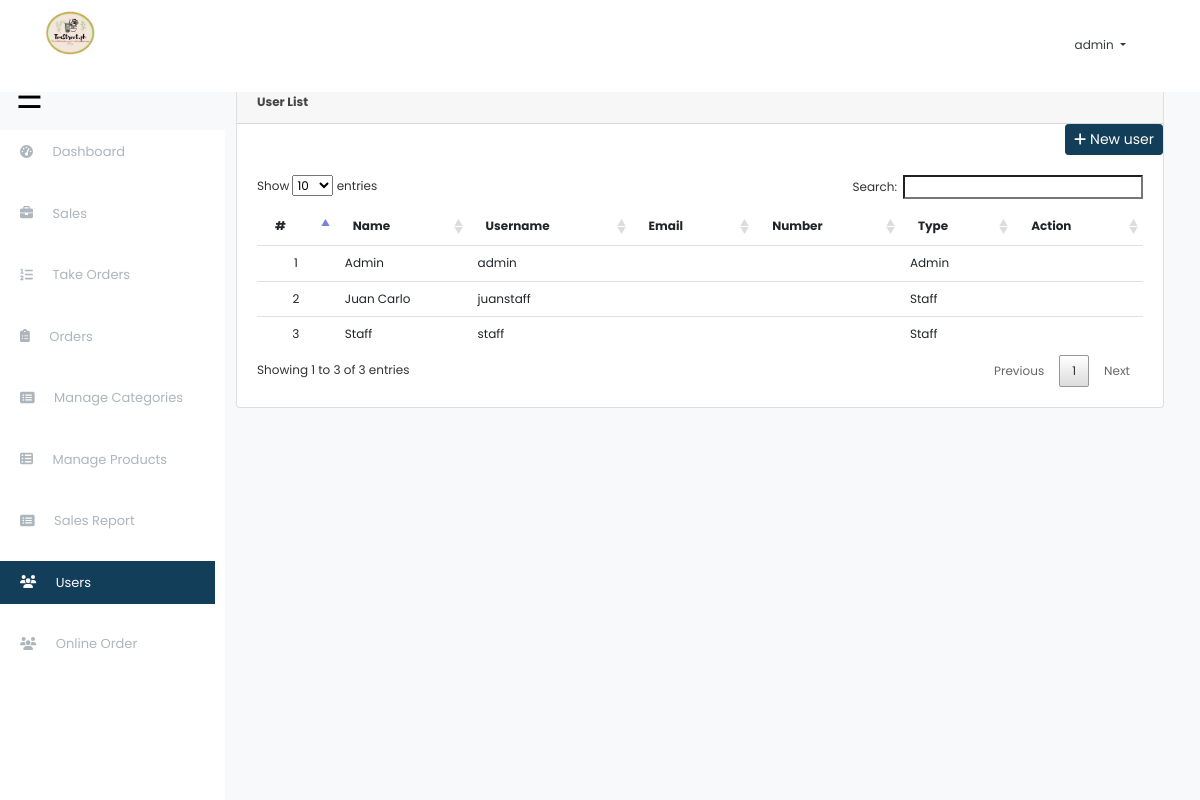
The page /index.php?page=users (signed in) on the database its author committed.
### tables this page shows
CREATE TABLE `users` (
  `id` int(30) NOT NULL,
  `name` text NOT NULL,
  `username` varchar(200) NOT NULL,
  `email` varchar(255) NOT NULL,
  `number` varchar(15) NOT NULL,
  `password` text NOT NULL,
  `type` tinyint(1) NOT NULL DEFAULT 3 COMMENT '0=SuperAdmin,1=Admin,2=Staff,3=Customer'
);

### users.php (the view, shortened to what this page needs)
<div class="container-fluid">
    <br>
    <div class="col-lg-12">
        <div class="card ">
            <div class="card-header"><b>User List</b></div>
            <div class="row">
                <div class="col-lg-12">
                    <button class="btn btn-primary float-right btn-sm" id="new_user"><i class="fa fa-plus"></i> New user</button>
                </div>
            </div>
            <div class="card-body">
                <table class="table table-hover">
                    <thead>
                        <tr>
                            <th>#</th>
                            <th>Name</th>
                            <th>Username</th>
                            <th>Email</th>
                            <th>Number</th>
                            <th>Type</th>
                            <th>Action</th>
                        </tr>
                    </thead>
                    <tbody>
                        <?php
                            include 'db_connect.php';
                            $type = array("", "Admin", "Staff", "Customer");
                            $users = $conn->query("SELECT * FROM users WHERE type != 0 ORDER BY name ASC");
                            $i = 1;
                            while($row = $users->fetch_assoc()):
                        ?>
                        <tr>
                            <td class="text-center">
                                <?php echo $i++ ?>
                            </td>
                            <td>
                                <?php echo ucwords($row['name']) ?>
                            </td>
                            <td>
                                <?php echo $row['username'] ?>
                            </td>
                            <td>
                            </td>
                            <td>
                            </td>
                            <td>
                                <?php echo $type[$row['type']] ?>
                            </td>
                            <td>
                                <center>
                                    <div class="btn-group">
                                        <a type="button" class="dropdown-toggle-split" data-toggle="dropdown" aria-haspopup="true" aria-expanded="false">
                                            <i class="fa fa-ellipsis-h"></i>
                                        </a>
                                    </div>
                                </center>
                            </td>
                        </tr>
                        <?php endwhile; ?>
                    </tbody>
                </table>
            </div>
        </div>
    </div>
</div>

### assets/css/style.css (style rules this page uses)
[class*="col-"] { width: 100%; }
body { font-family:Poppins, Helvetica, "sans-serif"; color: #444444; width: 100%; height: calc(100%); font-size: 12px; }
a { color: #ffffff; }
.btn-primary, .btn-primary:hover { background-color: #123e59; border-color: #123e59; }
table.dataTable.no-footer { border: 0 !important; }
.table td, .table th { border-bottom: 1px solid #dee2e6; border-bottom: 0; }
table.dataTable thead th, table.dataTable thead td { border-bottom: 0px solid #111; border: 0; }

### index.php (style rules this page uses)
body { background: #f8f9fa; }

### rows shown on the page
users: name "Admin", username "admin", type "Admin"
users: name "Juan Carlo", username "juanstaff", type "Staff"
users: name "Staff", username "staff", type "Staff"

### other values the page prints
$_SESSION['login_name'] "admin"
